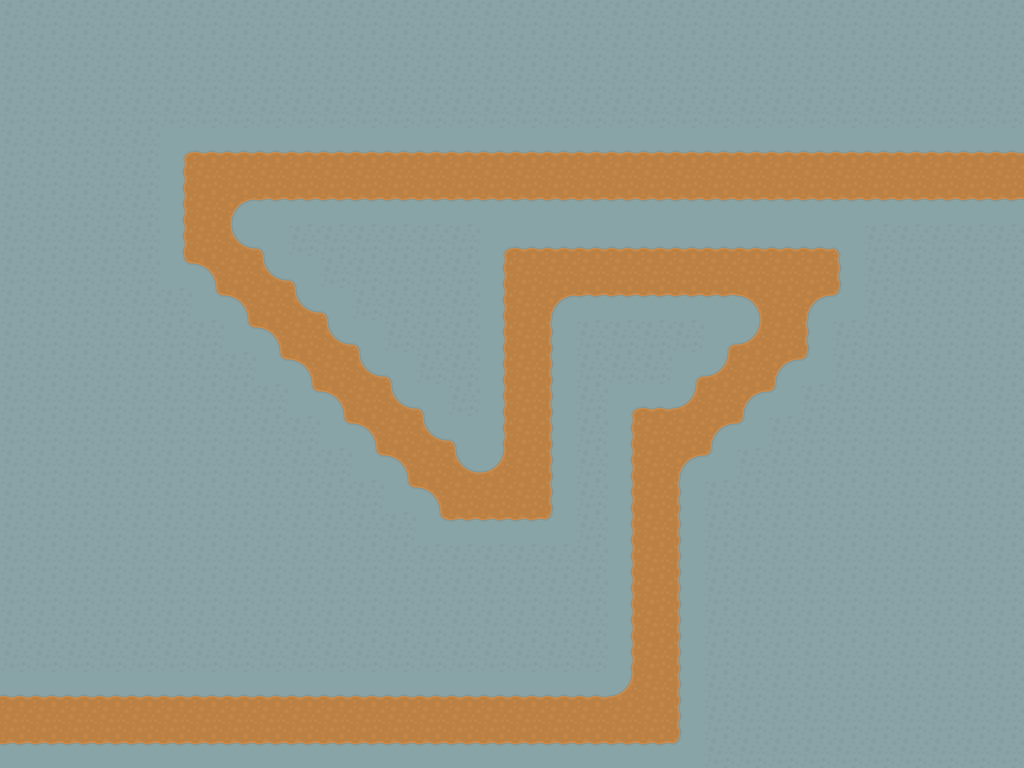

Below is a game level as drawn by its tile map, then a one-line description and the .tmx file that defines it, in full:
An orthogonal 32x24 tile map with 32x32 px tiles, 1 tile layer (Tile Layer 1) and 1 object.

<map version="1.2" tiledversion="1.3.3" orientation="orthogonal" renderorder="right-down" width="32" height="24" tilewidth="32" tileheight="32" infinite="0" nextlayerid="6" nextobjectid="8">
 <tileset firstgid="1" source="sheet.tsx" />
 <layer id="4" name="Tile Layer 1" width="32" height="24">
  <data encoding="csv">
160,160,160,160,160,160,160,160,160,160,160,160,160,160,160,160,160,160,160,160,160,160,160,160,160,160,160,160,160,160,160,160,
160,160,160,160,160,160,160,160,160,160,160,160,160,160,160,160,160,160,160,160,160,160,160,160,160,160,160,160,160,160,160,160,
160,160,160,160,160,160,160,160,160,160,160,160,160,160,160,160,160,160,160,160,160,160,160,160,160,160,160,160,160,160,160,160,
160,160,160,160,160,160,160,160,160,160,160,160,160,160,160,160,160,160,160,160,160,160,160,160,160,160,160,160,160,160,160,160,
160,160,160,160,160,213,214,214,214,214,214,214,214,214,214,214,214,214,214,214,214,214,214,214,214,214,214,214,214,214,214,214,
160,160,160,160,160,236,237,237,237,237,237,237,237,237,237,237,237,237,237,237,237,237,237,237,237,237,237,237,237,237,237,237,
160,160,160,160,160,236,237,216,260,260,260,260,260,260,260,260,260,260,260,260,260,260,260,260,260,260,260,260,260,260,260,260,
160,160,160,160,160,236,237,239,215,160,160,160,160,160,160,213,214,214,214,214,214,214,214,214,214,214,215,160,160,160,160,160,
160,160,160,160,160,259,217,237,239,215,160,160,160,160,160,236,237,237,237,237,237,237,237,237,237,237,238,160,160,160,160,160,
160,160,160,160,160,160,259,217,237,239,215,160,160,160,160,236,237,216,260,260,260,260,260,217,237,216,261,160,160,160,160,160,
160,160,160,160,160,160,160,259,217,237,239,215,160,160,160,236,237,238,160,160,160,160,213,240,237,238,160,160,160,160,160,160,
160,160,160,160,160,160,160,160,259,217,237,239,215,160,160,236,168,238,160,160,160,213,240,237,216,261,160,160,160,160,160,160,
160,160,160,160,160,160,160,160,160,259,217,237,239,215,160,236,168,238,160,213,214,240,237,216,261,160,160,160,160,160,160,160,
160,160,160,160,160,160,160,160,160,160,259,217,237,239,215,236,168,238,160,236,237,237,216,261,160,160,160,160,160,160,160,160,
160,160,160,160,160,160,160,160,160,160,160,259,217,237,239,240,168,238,160,236,237,216,261,160,160,160,160,160,160,160,160,160,
160,160,160,160,160,160,160,160,160,160,160,160,259,217,237,237,237,238,160,236,237,238,160,160,160,160,160,160,160,160,160,160,
160,160,160,160,160,160,160,160,160,160,160,160,160,259,260,260,260,261,160,236,237,238,160,160,160,160,160,160,160,160,160,160,
160,160,160,160,160,160,160,160,160,160,160,160,160,160,160,160,160,160,160,236,237,238,160,160,160,160,160,160,160,160,160,160,
160,160,160,160,160,160,160,160,160,160,160,160,160,160,160,160,160,160,160,236,237,238,160,160,160,160,160,160,160,160,160,160,
160,160,160,160,160,160,160,160,160,160,160,160,160,160,160,160,160,160,160,236,237,238,160,160,160,160,160,160,160,160,160,160,
160,160,160,160,160,160,160,160,160,160,160,160,160,160,160,160,160,160,160,236,237,238,160,160,160,160,160,160,160,160,160,160,
214,214,214,214,214,214,214,214,214,214,214,214,214,214,214,214,214,214,214,240,237,238,160,160,160,160,160,160,160,160,160,160,
237,237,237,237,237,237,237,237,237,237,237,237,237,237,237,237,237,237,237,237,237,238,160,160,160,160,160,160,160,160,160,160,
260,260,260,260,260,260,260,260,260,260,260,260,260,260,260,260,260,260,260,260,260,261,160,160,160,160,160,160,160,160,160,160
</data>
 </layer>
 <objectgroup id="5" name="polyline">
  <object id="7" x="1064" y="176">
   <polyline points="0,0 -808,-1.33333 -828,1.33333 -842.667,12 -848,25.3333 -852,42.6667 -852,56 -842.667,78.6667 -610.667,310.667 -600,318.667 -588,320 -570.667,320 -558.667,318.667 -552,317.333 -542.667,310.667 -536,302.667 -536,133.333 -533.333,121.333 -526.667,112 -520,104 -506.667,100 -494.667,97.3333 -488,96 -308,97.3333 -301.333,98.6667 -296,105.333 -289.333,114.667 -284,130.667 -281.333,140 -282.667,154.667 -398.667,272 -405.333,280 -408,290.667 -408,301.333 -408,528 -413.333,540 -422.667,550.667 -1128,549.333" />
  </object>
 </objectgroup>
</map>
